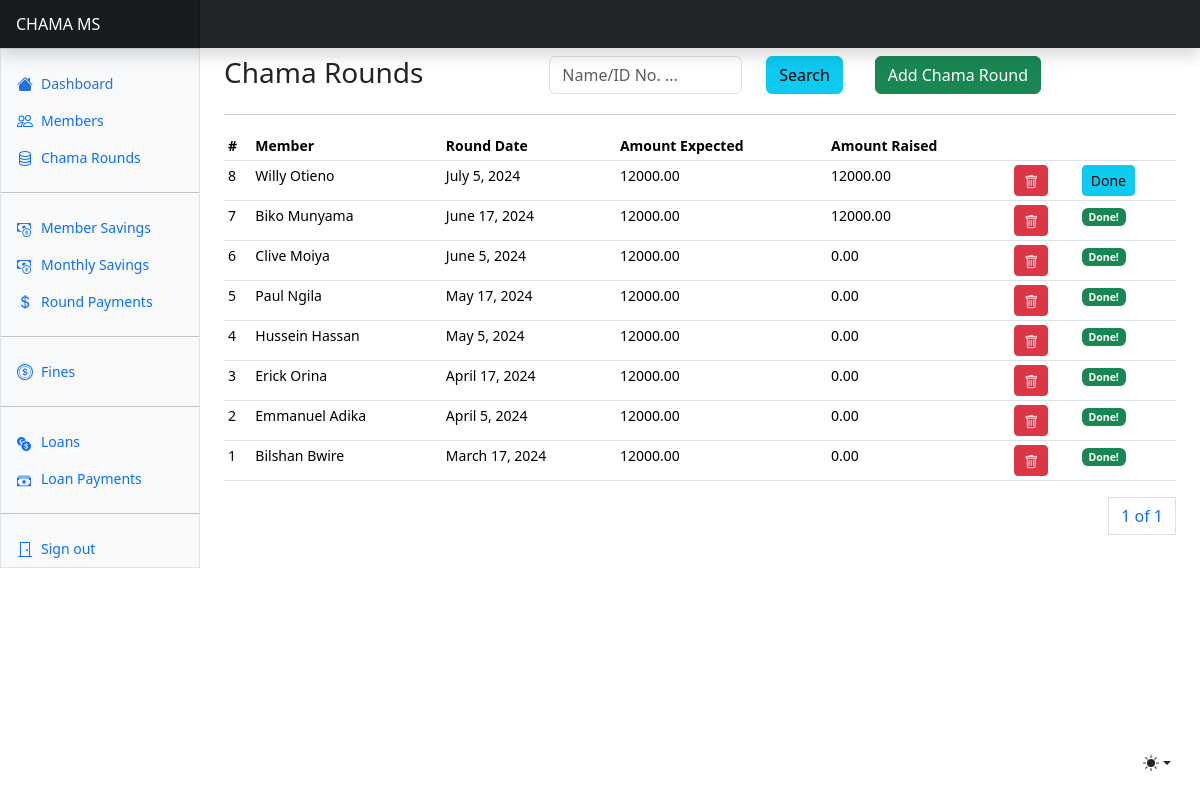
Screenshot of /payments/chama-rounds/ with the database file from the repository.
### finance/models.py (models this page shows, shortened)
class MeriGoRound(AbstractBaseModel):
    member = models.ForeignKey("users.User", on_delete=models.CASCADE)
    round_date = models.DateField()
    amount_expected = models.DecimalField(max_digits=100, decimal_places=2, default=0)
    amount_raised = models.DecimalField(max_digits=100, decimal_places=2, default=0)
    done = models.BooleanField(default=False)

### users/models.py (models this page shows, shortened)
class User(AbstractUser, AbstractBaseModel):
    role = models.CharField(max_length=255, choices=USER_ROLES)
    id_number = models.CharField(max_length=255)
    phone_number = models.CharField(max_length=255)
    gender = models.CharField(max_length=255, null=True, blank=True)
    date_joined = models.DateField(null=True)
    address = models.CharField(max_length=255, null=True, blank=True)
    city = models.CharField(max_length=255, null=True)
    county = models.CharField(max_length=255, null=True, blank=True)
    country = models.CharField(max_length=255, null=True, blank=True)
    round_number = models.IntegerField(default=0, null=True, blank=True)
    def __str__(self):
        return f"{self.first_name} {self.last_name}"

### finance/views.py (the view)
# urls.py: path("chama-rounds/", chama_rounds, name="chama-rounds"),
def chama_rounds(request):
    chama_rounds = MeriGoRound.objects.all().order_by("-created")
    members = User.objects.filter(role="Member")
    if request.method == "POST":
        search_text = request.POST.get("search_text")
        print(f"Search Text: {search_text}")
        chama_rounds = MeriGoRound.objects.filter(Q(member__first_name__icontains=search_text) | Q(member__last_name__icontains=search_text))
    paginator = Paginator(chama_rounds, 10)
    page_number = request.GET.get("page")
    page_obj = paginator.get_page(page_number)
    context = {"page_obj": page_obj, "members": members}
    return render(request, "chama_rounds/chama_rounds.html", context)

### templates/chama_rounds/chama_rounds.html (shortened to what this page needs)
{% extends "base.html" %}
{% block content %}
<div class="row mt-2">
    <div class="col">
        <h3>Chama Rounds</h3>
    </div>
    <div class="col">
      <form method="POST">
          <div class="row">
            <div class="col-8">
              <input type="text" class="form-control" name="search_text" id="search_text" placeholder="Name/ID No. ...">
            </div>
            <div class="col-4">
              <button class="btn btn-info">Search</button>
            </div>
          </div>
      </form>
    </div>
    <div class="col">
        <a class="btn btn-success" data-bs-toggle="modal" data-bs-target="#newChamaRoundModal">Add Chama Round</a>
    </div>
</div>
<hr/>
      <div class="table-responsive small">
        <table class="table table-sm">
          <thead>
            <tr>
              <th scope="col">#</th>
              <th scope="col">Member</th>
              <th scope="col">Round Date</th>
              <th scope="col">Amount Expected</th>
              <th scope="col">Amount Raised</th>
              <th scope="col" colspan="2"></th>
            </tr>
          </thead>
          <tbody>
            {% for chama_round in page_obj %}
            <tr>
              <td>{{chama_round.id}}</td>
              <td>{{chama_round.member}}</td>
              <td>{{chama_round.round_date}}</td>
              <td>{{chama_round.amount_expected}}</td>
              <td>{{chama_round.amount_raised}}</td>
              <td>
                <a class="btn btn-danger btn-sm" data-bs-toggle="modal" data-bs-target="#deleteChamaRoundModal{{ chama_round.id }}"><i class="bi bi-trash"></i></a>
              </td>
              <td>
                {% if chama_round.done %}
              <span class="badge text-bg-success">Done!</span>
              {% else %}
                <a href="{% url 'end-chama-round' chama_round.id %}" class="btn btn-info btn-sm">Done</a>
                {% endif %}
              </td>
            </tr>
            {% endfor %}
          </tbody>
        </table>
        <div>
          <nav aria-label="Page navigation example">
            <ul class="pagination justify-content-end">
              <a class="page-link" href="#">{{ page_obj.number }} of {{ page_obj.paginator.num_pages }}</a>
            </ul>
          </nav>
        </div>
      </div>
{% endblock content %}

### static/dashboard.css (style rules this page uses)
.bi { display: inline-block; width: 1rem; height: 1rem; }

### templates/base.html (style rules this page uses)
.bi { vertical-align: -.125em; fill: currentColor; }

### rows the page displays
MeriGoRound: id "8", member "Willy Otieno", round_date "July 5, 2024", amount_expected "12000.00", amount_raised "12000.00", done "Done"
MeriGoRound: id "7", member "Biko Munyama", round_date "June 17, 2024", amount_expected "12000.00", amount_raised "12000.00", done "Done!"
MeriGoRound: id "6", member "Clive Moiya", round_date "June 5, 2024", amount_expected "12000.00", amount_raised "0.00", done "Done!"
MeriGoRound: id "5", member "Paul Ngila", round_date "May 17, 2024", amount_expected "12000.00", amount_raised "0.00", done "Done!"
MeriGoRound: id "4", member "Hussein Hassan", round_date "May 5, 2024", amount_expected "12000.00", amount_raised "0.00", done "Done!"
MeriGoRound: id "3", member "Erick Orina", round_date "April 17, 2024", amount_expected "12000.00", amount_raised "0.00", done "Done!"
MeriGoRound: id "2", member "Emmanuel Adika", round_date "April 5, 2024", amount_expected "12000.00", amount_raised "0.00", done "Done!"
MeriGoRound: id "1", member "Bilshan Bwire", round_date "March 17, 2024", amount_expected "12000.00", amount_raised "0.00", done "Done!"

### other values shown
{{ page_obj.number }} "1"
{{ page_obj.paginator.num_pages }} "1"
